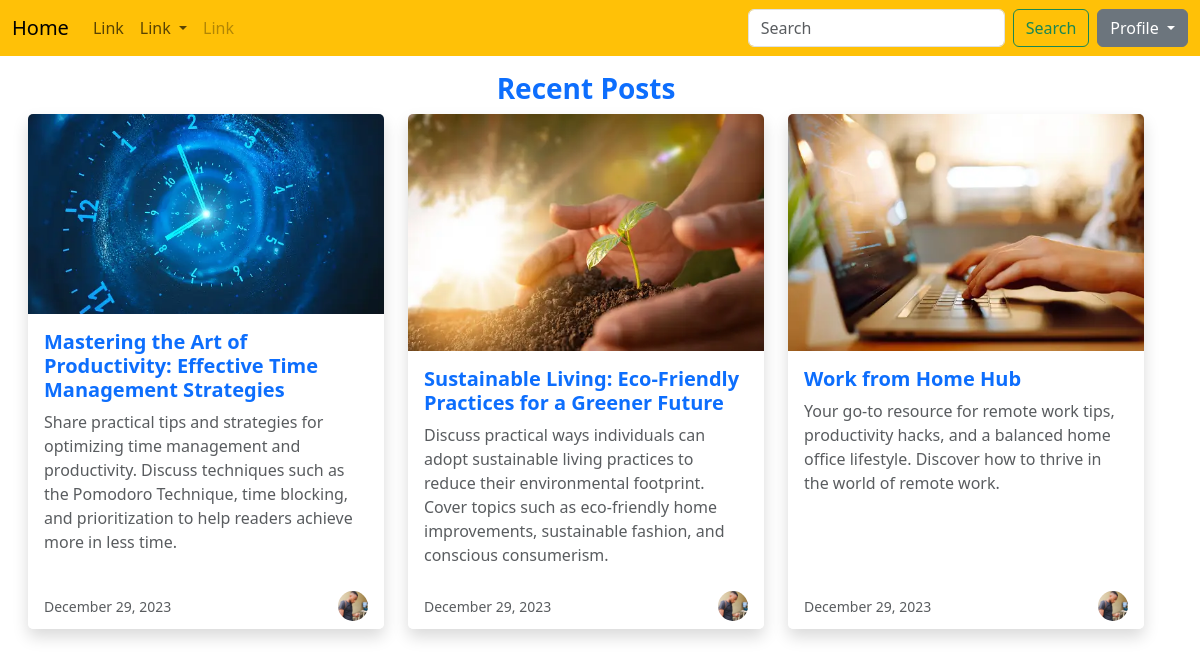
The app's page / (signed in) with its own data.
### blog/models.py (models this page shows, shortened)
class Posts(models.Model):
    title = models.CharField(max_length=100)
    content = models.TextField()
    date_posted = models.DateTimeField(default=timezone.now)
    author = models.ForeignKey(User, on_delete=models.CASCADE)
    image = models.ImageField(default='', blank=True, upload_to = 'images')

### blog/views.py (the view)
# urls.py: path('', views.home),
@login_required(login_url='/signin/')
def home(request):
    content = {
        'posts':Posts.objects.all()
    }
    return render(request, 'blog/home.html', content)

### blog/templates/blog/home.html (shortened to what this page needs)
{% load static %}
<!DOCTYPE html>
<html lang="en">
<head>
    <link href="https://cdn.jsdelivr.net/npm/bootstrap@5.3.2/dist/css/bootstrap.min.css" rel="stylesheet">
</head>
<body>
<nav class="navbar navbar-expand-lg bg-warning fixed-top">
  <div class="container-fluid" >
    <a class="navbar-brand" href="/">Home</a>
    <div class="collapse navbar-collapse" id="navbarScroll">
      <ul class="navbar-nav me-auto my-2 my-lg-0 navbar-nav-scroll" style="--bs-scroll-height: 100px;">
        <li class="nav-item">
          <a class="nav-link" href="#">Link</a>
        </li>
        <li class="nav-item dropdown">
          <a class="nav-link dropdown-toggle" href="#" role="button" data-bs-toggle="dropdown" aria-expanded="false">
            Link
          </a>
        </li>
        <li class="nav-item">
          <a class="nav-link disabled" aria-disabled="true">Link</a>
        </li>
      </ul>
      <form class="d-flex" role="search">
        <input class="form-control me-2" type="search" placeholder="Search" aria-label="Search">
        <button class="btn btn-outline-success" type="submit">Search</button>
      </form>
<div class="dropdown ms-2">
    <button class="btn btn-secondary dropdown-toggle" type="button" id="profileDropdown" data-bs-toggle="dropdown" aria-expanded="false">
        Profile
    </button>
</div>
    </div>
  </div>
</nav>
<br><br>
<div class="container custom-container mt-4 ms-md-3 me-md-4">
    <h1 class="mb-7 text-center text-primary fw-bold fs-3">Recent Posts</h1>
    <div class="row row-cols-1 row-cols-sm-2 row-cols-md-3 g-4">
        {% for post in posts %}
        <div class="col mb-4">
            <div class="card border-0 shadow h-100">
                <a href="{% url 'detail' pk=post.pk %}">
                    <img src="{{ post.image.url }}" class="card-img-top" alt="{{ post.title }}" style="max-width: 100%; height: auto;">
                </a>
                <div class="card-body p-3">
                    <h5 class="card-title fw-bold text-primary fs-5">{{ post.title }}</h5>
                    <p class="card-text text-muted fs-6">{{ post.content }}</p>
                </div>
                <div class="card-footer bg-white border-0 d-flex justify-content-between align-items-center">
                    <div>
                        <small class="text-muted">{{ post.date_posted|date:"F d, Y" }}</small>
                    </div>
                    <img src="{% static 'images/profile.png' %}" class="rounded-circle profile-picture-small" alt="{{ post.author }}">
                </div>
            </div>
        </div>
        {% endfor %}
    </div>
</div>
</body>
</html>

### blog/templates/blog/home.html (style rules this page uses)
.profile-picture-small { width: 30px; height: 30px; object-fit: cover; border-radius: 50%; }

### records on screen
Posts: image (picture), title "Mastering the Art of Productivity: Effective Time Management Strategies", content "Share practical tips and strategies for optimizing time management and productivity. Discuss techniques such as the Pomodoro Technique, time blocking, and prioritization to help readers achieve more in less time.", date_posted "December 29, 2023"
Posts: image (picture), title "Sustainable Living: Eco-Friendly Practices for a Greener Future", content "Discuss practical ways individuals can adopt sustainable living practices to reduce their environmental footprint. Cover topics such as eco-friendly home improvements, sustainable fashion, and conscious consumerism.", date_posted "December 29, 2023"
Posts: image (picture), title "Work from Home Hub", content "Your go-to resource for remote work tips, productivity hacks, and a balanced home office lifestyle. Discover how to thrive in the world of remote work.", date_posted "December 29, 2023"
